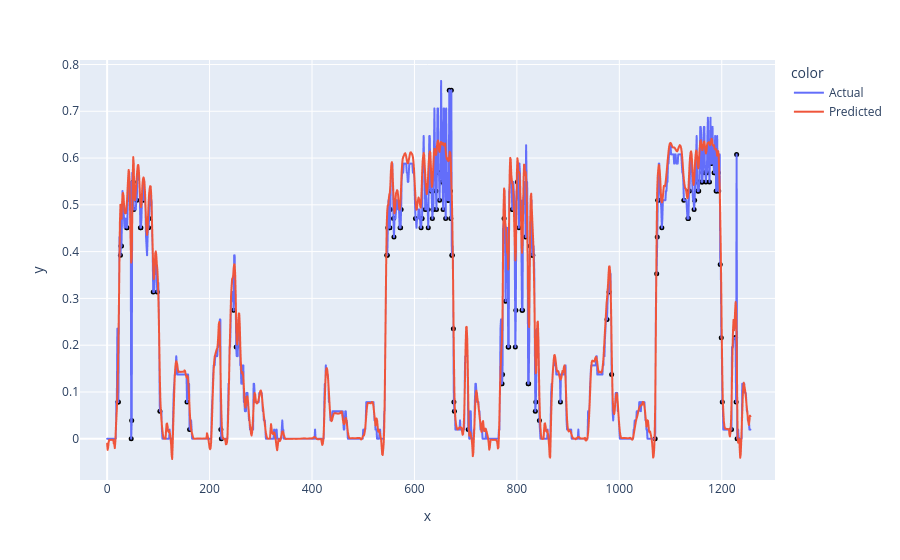

Notebook code cell kept with this figure:
### Code cell
display_prediction(input_for_model, pred_onnx, 4, lower_limit, upper_limit)

### Figure 1 — Plotly figure (JSON) as saved in the notebook; plotly's stock layout.template omitted (floating-point values rounded to 4 significant figures; data arrays with more than 128 entries replaced by an {"elided": "..."} marker saying what was removed)
{"data": [{"hovertemplate": "color=Actual<br>x=%{x}<br>y=%{y}<extra></extra>", "legendgroup": "Actual", "line": {"color": "#636efa", "dash": "solid"}, "marker": {"symbol": "circle"}, "mode": "lines", "name": "Actual", "showlegend": true, "type": "scattergl", "x": {"elided": "1257 int values"}, "xaxis": "x", "y": {"elided": "1257 float values"}, "yaxis": "y"}, {"hovertemplate": "color=Predicted<br>x=%{x}<br>y=%{y}<extra></extra>", "legendgroup": "Predicted", "line": {"color": "#EF553B", "dash": "solid"}, "marker": {"symbol": "circle"}, "mode": "lines", "name": "Predicted", "showlegend": true, "type": "scattergl", "x": {"elided": "1257 int values"}, "xaxis": "x", "y": {"elided": "1257 float values"}, "yaxis": "y"}, {"hovertemplate": "x=%{x}<br>y=%{y}<extra></extra>", "legendgroup": "", "marker": {"color": "black", "size": 5, "symbol": "circle"}, "mode": "markers", "name": "", "orientation": "v", "showlegend": false, "type": "scatter", "x": {"elided": "147 int values"}, "xaxis": "x", "y": {"elided": "147 float values"}, "yaxis": "y"}], "layout": {"legend": {"title": {"text": "color"}, "tracegroupgap": 0}, "margin": {"t": 60}, "xaxis": {"anchor": "y", "domain": [0, 1], "title": {"text": "x"}}, "yaxis": {"anchor": "x", "domain": [0, 1], "title": {"text": "y"}}}}
